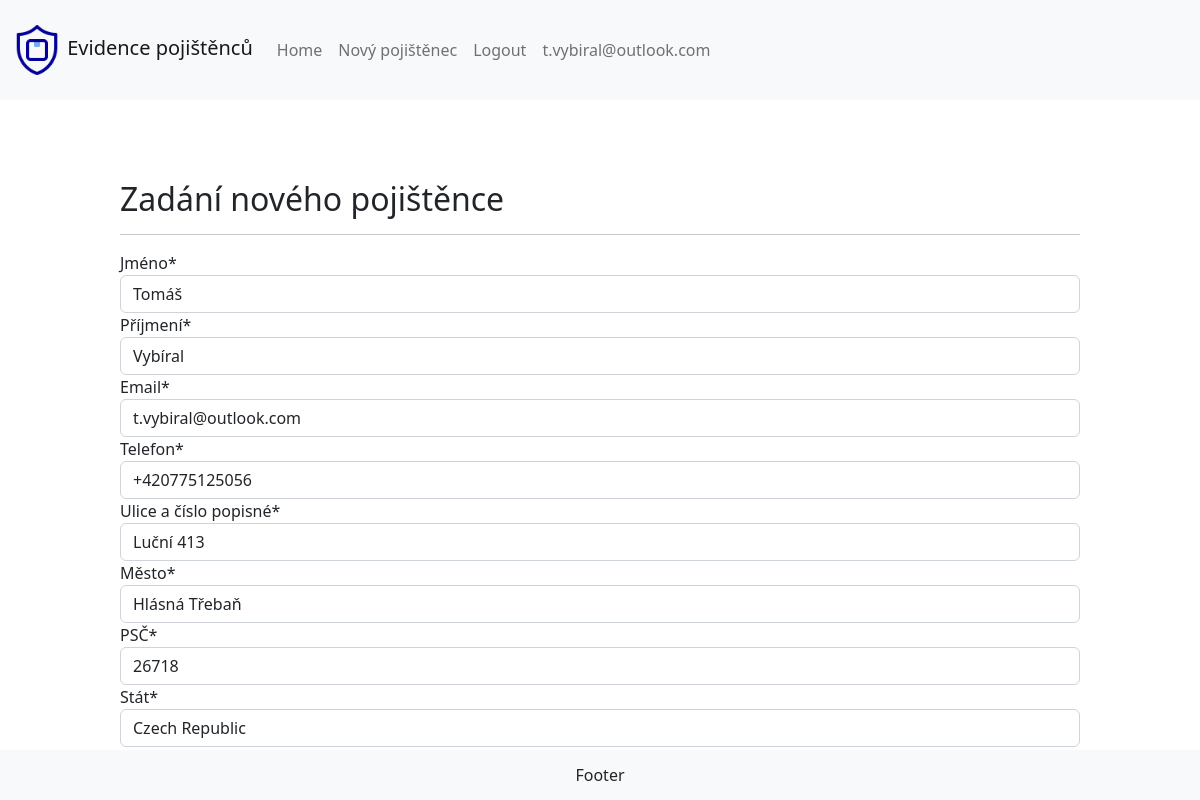
The app's page /pojistenci/edit/25/ (signed in) with its own data.
### pojistenci/models.py (models this page shows, shortened)
class Uzivatel(AbstractBaseUser):
    email = models.EmailField(max_length=300, unique=True)
    is_admin = models.BooleanField(default=False)
    class Meta:
        verbose_name = 'Uživatel'
        verbose_name_plural = 'Uživatelé'
    objects = UzivatelManager()
    USERNAME_FIELD = 'email'

class Pojistenec(models.Model):
    jmeno = models.CharField(max_length=200, verbose_name='Jméno')
    prijmeni = models.CharField(max_length=200, verbose_name='Příjmení')
    email = models.EmailField(max_length=200)
    telefon = models.CharField(max_length=15, verbose_name='Telefon')
    ulice_cp = models.CharField(
        max_length=200, verbose_name='Ulice a číslo popisné')
    mesto = models.CharField(max_length=100, verbose_name='Město')
    psc = models.CharField(max_length=9, verbose_name='PSČ')
    stat = models.ForeignKey(
        Stat, on_delete=models.SET_NULL, null=True, verbose_name='Stát')
    def __init__(self, *args, **kwargs):
        super(Pojistenec, self).__init__(*args, **kwargs)
    class Meta:
        verbose_name = 'Pojištěnec'
        verbose_name_plural = 'Pojištěnci'

class Stat(models.Model):
    stat = models.CharField(max_length=50)
    ordering = ['-stat']
    def __str__(self) -> str:
        return self.stat
    class Meta:
        verbose_name = 'Stát'
        verbose_name_plural = 'Státy'

### pojistenci/views.py (the view, shortened to what this page needs)
# urls.py: path('edit/<str:pk>/', views.EditPojistenec.as_view(), name='edit_pojistenec'),
class EditPojistenec(LoginRequiredMixin, generic.edit.CreateView):
    form_class = PojistenecForm
    template_name = 'pojistenci/create_pojistenec.html'
    def get(self, request, pk):
        if not request.user.is_admin:
            messages.info(request, 'Nemáš práva na úpravu pojištěnce.')
            return redirect(reverse('home'))
        try:
            pojistenec = Pojistenec.objects.get(pk=pk)
        except:
            messages.error(request, 'Tento pojištěnec neexistuje.')
            return redirect('home')
        form = self.form_class(instance=pojistenec)
        return render(request, self.template_name, {'form': form})

### pojistenci/forms.py
class PojistenecForm(forms.ModelForm):
    class Meta:
        model = Pojistenec
        fields = ['jmeno', 'prijmeni', 'email',
                  'telefon', 'ulice_cp', 'mesto', 'psc', 'stat']

### pojistenci/templates/pojistenci/create_pojistenec.html (shortened to what this page needs)
{% extends "base.html" %}
{% load crispy_forms_tags %}
{% block content %}
<h2>Zadání nového pojištěnce</h2>
<hr>
<form method="POST">
    {{ form|crispy }} <br>
</form>
{% endblock %}

### pojistenci/templates/base.html (shortened to what this page needs)
<!DOCTYPE html>
<html lang="cs">
<head>
    {% load static %}
    <link rel="stylesheet" href="{% static 'css/style.css' %}" type="text/css">
    <link rel="stylesheet" href="{% static 'css/bootstrap.min.css' %}" type = "text/css"/>
</head>
<body>
    <nav class="navbar navbar-expand-lg fixed-top bg-light">
        <div class="container-fluid">
          <a class="navbar-brand" href={% url "home" %}><img src={% static 'pojistenci/insurance_care.png'%} alt="Insurance care" width="50" height="50">  Evidence pojištěnců</a>
          <div class="collapse navbar-collapse">
            <ul class="navbar-nav">
              <li class="nav-item">
                <a class="nav-link"  href={% url "home" %}>Home</a>
              </li>
              <li class="nav-item">
                {% if user.is_admin %}<a class="nav-link" href={% url "novy_pojistenec" %}>Nový pojištěnec</a>{% endif %}
              </li>
              <li class="nav-item">
                {% if user.is_authenticated %}<a class="nav-link" href={% url "logout" %}>Logout</a>{% endif %}
              </li>
              <li class="nav-item dropdown">
                <div class="nav-link">{{request.user.email}}</div>
              </li>
            </ul>
          </div>
        </div>
      </nav>
    <div "container">
        <nav class="navbar navbar-expand-lg bg-light">
            <div class="container-fluid">
                <a class="navbar-brand" href={% url "home" %}>Seznam pojištěnců</a>
                {% if user.is_admin %}<a class="navbar-brand" href={% url "novy_pojistenec" %}>Nový pojištěnec</a>{% endif %}
                {% if user.is_authenticated %}<a class="navbar-brand" href={% url "logout" %}>Logout</a>{% endif %}
                <div class="navbar-brand">{{request.user.email}}</div>
            </div>
        </nav>
    </div>
    <div class="content">
    {% block content %}
    {% endblock %}
    </div>
    <footer class="fixed-bottom bg-light">
        Footer
    </footer>
</body>
</html>

### pojistenci/static/css/style.css (style rules this page uses)
html, body { width: 100%; height: 100%; margin: 0; }
nav { width: 100%; height: 100px; background-color: #3e4144; color: white; }
.content { width: 80%; margin: auto; margin-top: 80px; margin-bottom: 80px; }
footer { position: flex; width: 100%; height: 50; background-color: rgb(3, 48, 196); text-align: center; line-height: 50px; vertical-align: middle; bottom: 0; }

### records on screen
Uzivatel: user.email "t.vybiral@outlook.com"
Pojistenec: jmeno "Tomáš", prijmeni "Vybíral", email "t.vybiral@outlook.com", telefon "+420775125056", ulice_cp "Luční 413", mesto "Hlásná Třebaň", psc "26718"
Stat: stat "Czech Republic"
